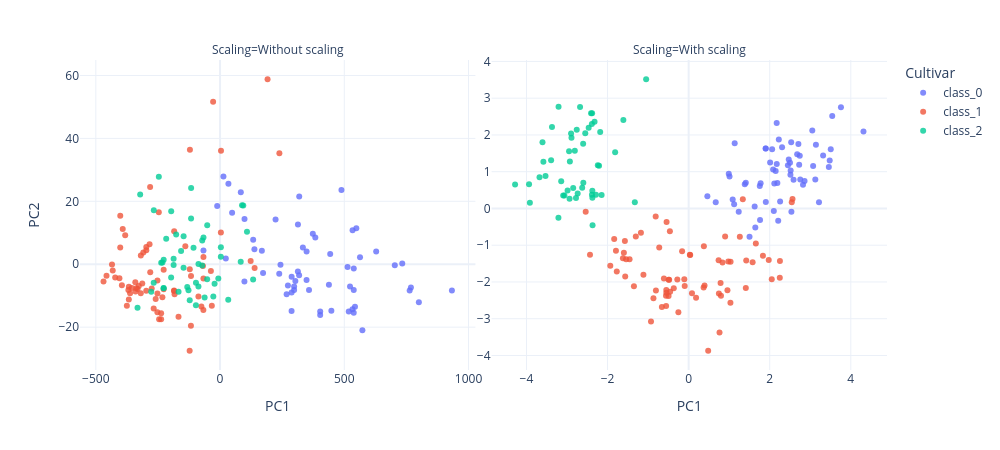

Notebook cell for this chart:
### Markdown cell above
### 표준화 전후 PCA 비교

PCA는 분산이 큰 방향을 찾으므로 특성의 척도에 영향을 받는다.
표준화 전후의 점 분포를 비교하며, 척도를 맞추는 것이 PCA 결과를 어떻게 바꾸는지 확인한다.

점 하나는 와인 한 표본이며, PC1·PC2는 원래 13개 특성을 조합해 만든 새로운 축이다.
색을 나타내는 `Cultivar`는 데이터에 원래 들어 있던 품종 정보이며, PCA는 측정값만으로 축을 구한다. 두 그림의 좌표 단위는 서로 다르다.

왼쪽은 표준화 전, 오른쪽은 표준화 후의 결과다. 왼쪽에서는 서로 다른 품종의 점들이 더 많이 겹치고, 오른쪽에서는 품종별 분포가 더 뚜렷하게 나타난다.
이 데이터에서는 표준화 전 변동의 크기가 큰 `proline`이 첫 번째 축에 강하게 반영되었다고 예측할 수 있다.. 표준화 후에는 각 특성의 분산이 같아져 여러 특성의 관계가 축에 반영된다.

### Code cell
raw_pca = PCA(n_components=2, svd_solver="full")
raw_coordinates = raw_pca.fit_transform(X)

comparison_plot = pd.DataFrame(
    np.vstack([raw_coordinates, X_pca]), columns=["PC1", "PC2"],
)
comparison_plot["Scaling"] = ["Without scaling"] * len(X) + ["With scaling"] * len(X)
# 품종 번호를 이름으로 바꾸고, 두 그래프에 같은 표본 순서로 넣는다.
comparison_plot["Cultivar"] = list(wine.target_names[wine.target.to_numpy()]) * 2
# px.scatter: x·y 열로 산점도를 만들고 color 열로 색을 구분한다.
# facet_col: 지정한 열의 값에 따라 그래프를 가로로 나눈다.
comparison_figure = px.scatter(
    comparison_plot, x="PC1", y="PC2", color="Cultivar", facet_col="Scaling",
    opacity=0.8, width=1000, height=450,
)
# matches=None: 표준화 전후의 좌표 단위가 다르므로 각 그래프의 축 범위를 독립적으로 정한다.
comparison_figure.update_xaxes(matches=None)
comparison_figure.update_yaxes(matches=None, showticklabels=True)
comparison_figure.show()

### Figure 1 — Plotly figure (JSON) as saved in the notebook; plotly's stock layout.template omitted (floating-point values rounded to 4 significant figures)
{"data": [{"hovertemplate": "Cultivar=class_0<br>Scaling=Without scaling<br>PC1=%{x}<br>PC2=%{y}<extra></extra>", "legendgroup": "class_0", "marker": {"color": "#636efa", "opacity": 0.8, "symbol": "circle"}, "mode": "markers", "name": "class_0", "orientation": "v", "showlegend": true, "type": "scatter", "x": [318.6, 303.1, 438.1, 733.2, -11.57, 703.2, 543.0, 548.4, 298.0, 298.0, 763.1, 532.9, 572.8, 402.9, 800.1, 563.2, 533.4, 383.3, 933.1, 98.4, 33.59, 23.15, 288.1, 268.0, 98.02, 83.5, 447.9, 537.9, 168.2, 288.0, 538.0, 768.1, 243.2, 488.6, 348.2, 173.1, 133.3, 358.0, 273.0, 13.64, 48.43, 287.9, 348.1, -66.81, 138.2, 333.3, 318.1, 238.1, 313.1, 513.2, 402.9, 517.9, 443.3, 628.3, 313.4, 373.3, 223.4, 523.1, 538.2], "xaxis": "x", "y": [21.49, -5.365, -6.537, 0.1927, 18.49, -0.3322, -13.52, 11.45, -8.18, -7.102, -8.334, -14.29, -21.01, -16.1, -12.12, 2.215, 10.8, 8.477, -8.354, 14.39, 25.57, 1.817, -3.963, -9.571, -5.496, 22.89, -14.8, -15.39, 4.255, -8.96, -8.213, -7.38, -0.1439, 23.57, 4.038, -2.793, 7.773, -8.158, -6.725, 27.85, 16.32, -14.89, -5.043, 4.385, 4.731, 5.319, -3.487, -3.052, -2.305, -0.8638, -15.05, -15.0, 3.261, 4.041, 12.61, 9.664, 14.22, -7.097, -1.357], "yaxis": "y"}, {"hovertemplate": "Cultivar=class_0<br>Scaling=With scaling<br>PC1=%{x}<br>PC2=%{y}<extra></extra>", "legendgroup": "class_0", "marker": {"color": "#636efa", "opacity": 0.8, "symbol": "circle"}, "mode": "markers", "name": "class_0", "orientation": "v", "showlegend": false, "type": "scatter", "x": [3.317, 2.209, 2.517, 3.757, 1.009, 3.05, 2.449, 2.059, 2.511, 2.754, 3.48, 1.755, 2.113, 3.458, 4.313, 2.305, 2.172, 1.899, 3.542, 2.085, 3.124, 1.087, 2.535, 1.645, 1.762, 0.9901, 1.775, 1.235, 2.188, 2.256, 2.5, 2.677, 1.629, 1.903, 1.41, 1.904, 1.385, 1.122, 1.502, 2.53, 2.588, 0.6685, 3.071, 0.4622, 2.101, 1.136, 2.727, 2.821, 2.01, 2.707, 3.215, 2.859, 3.506, 2.225, 2.147, 2.469, 2.742, 2.174, 3.139], "xaxis": "x2", "y": [1.443, -0.3334, 1.031, 2.756, 0.8698, 2.122, 1.175, 1.609, 0.9181, 0.7894, 1.302, 0.612, 0.6757, 1.131, 2.096, 1.663, 2.327, 1.631, 2.518, 1.061, 0.7869, 0.2417, -0.09184, -0.5163, -0.3171, 0.9407, 0.6862, -0.08981, 0.6896, 0.1915, 1.241, 1.472, 0.0527, 1.633, 0.6979, 0.1767, 0.6586, 0.1141, -0.7694, 1.803, 0.7796, 0.17, 1.156, 0.3307, -0.07101, 1.777, 1.191, 0.6463, 1.247, 1.752, 0.167, 0.7453, 1.613, 1.875, 1.017, 1.329, 1.437, 1.212, 1.732], "yaxis": "y2"}, {"hovertemplate": "Cultivar=class_1<br>Scaling=Without scaling<br>PC1=%{x}<br>PC2=%{y}<extra></extra>", "legendgroup": "class_1", "marker": {"color": "#EF553B", "opacity": 0.8, "symbol": "circle"}, "mode": "markers", "name": "class_1", "orientation": "v", "showlegend": true, "type": "scatter", "x": [-227.0, -66.85, -296.8, -117.0, -327.1, -391.8, -68.91, -245.2, -237.2, 3.296, -27.97, 123.1, -337.1, -275.1, 238.7, 139.1, -318.9, -355.1, -246.6, 3.772, -283.8, -469.1, -33.13, -117.3, -232.1, -227.0, -296.9, -252.0, -185.1, -67.18, -122.4, -267.2, -297.1, -252.2, -457.0, -401.9, 191.2, -121.3, -319.1, -87.08, -341.0, -36.93, -185.1, -308.9, -332.1, -75.15, -432.0, -237.2, -259.1, -435.0, -66.99, -184.7, -422.0, -139.8, -313.1, -362.1, -340.1, -252.1, -401.7, -375.2, -183.1, -121.9, -281.5, -381.8, -367.1, -367.2, -369.1, -395.1, -281.0, -405.1, -167.2], "xaxis": "x", "y": [-7.995, 2.32, 5.468, -3.726, -6.948, 11.17, -0.5586, -17.49, -17.53, 10.1, 51.63, 1.06, -7.624, -7.753, 35.25, -1.207, 2.811, -7.531, 16.56, 36.03, 6.362, -5.459, -13.19, -19.58, -10.53, -1.776, 4.453, -5.213, -8.319, -14.52, -27.5, -14.05, -8.415, -15.25, -3.697, 5.331, 58.79, 36.42, -9.193, -10.23, -5.751, -2.17, -8.521, 3.752, -7.884, -13.41, -2.033, -15.56, -11.08, -0.05953, -4.571, 10.52, -4.245, 5.736, -6.167, -9.259, -8.69, -9.276, 15.43, -13.19, -9.554, -1.589, 24.51, 9.189, -7.188, -11.2, -8.176, -6.68, -2.536, -4.451, -16.73], "yaxis": "y"}, {"hovertemplate": "Cultivar=class_1<br>Scaling=With scaling<br>PC1=%{x}<br>PC2=%{y}<extra></extra>", "legendgroup": "class_1", "marker": {"color": "#EF553B", "opacity": 0.8, "symbol": "circle"}, "mode": "markers", "name": "class_1", "orientation": "v", "showlegend": false, "type": "scatter", "x": [-0.9286, -1.542, -1.836, 0.03061, 2.05, -0.6097, 0.9002, 2.249, 0.1834, -0.8128, 1.976, -1.572, 1.658, -0.7254, 2.562, 1.833, -0.868, 0.37, -1.457, 1.263, 0.3762, 0.7621, 1.035, -0.4949, -2.539, 0.8353, 0.7879, -0.8068, -0.558, -1.115, -0.5557, -1.349, -1.564, -1.933, 0.7467, 0.9575, 2.544, -0.544, 1.031, 2.252, 1.41, 0.7977, -0.5495, -0.1612, -0.6598, 0.3924, -1.772, -0.3663, -1.621, 0.08254, 1.578, 1.421, -0.2787, -1.303, -0.4571, -0.4942, 0.4821, -0.2529, -0.1072, -2.433, -0.5511, 0.7396, 1.336, -1.177, -0.4623, 0.9785, -0.09681, 0.03849, -1.597, -0.4796, -1.793], "xaxis": "x2", "y": [-3.073, -1.381, -0.83, -1.263, -1.925, -1.908, -0.7639, -1.885, -2.427, -0.2205, -1.403, -0.885, -0.9567, -1.064, 0.2602, -1.288, -2.444, -2.154, -1.383, -0.7708, -1.027, -3.375, -1.451, -2.381, -0.08744, -1.474, -2.027, -2.234, -2.373, -1.802, -2.658, -2.118, -1.852, -1.559, -2.313, -2.224, 0.1693, -0.3689, -2.566, -1.433, -2.166, -2.377, -2.293, -1.164, -2.68, -2.099, -1.717, -2.169, -1.356, -2.306, -1.462, -1.418, -1.931, -0.7632, -2.269, -1.939, -3.872, -2.821, -1.929, -1.257, -2.222, -1.409, 0.2533, -0.664, -0.6183, -1.446, -2.11, -1.267, -1.208, -1.939, -1.15], "yaxis": "y2"}, {"hovertemplate": "Cultivar=class_2<br>Scaling=Without scaling<br>PC1=%{x}<br>PC2=%{y}<extra></extra>", "legendgroup": "class_2", "marker": {"color": "#00cc96", "opacity": 0.8, "symbol": "circle"}, "mode": "markers", "name": "class_2", "orientation": "v", "showlegend": true, "type": "scatter", "x": [-116.5, -216.8, -186.9, -146.8, -97.13, -51.98, -27.1, -232.0, -167.1, -156.9, -146.9, 32.9, -226.9, -197.0, 108.3, 83.12, -332.2, -122.1, -97.02, -196.6, -246.4, -266.6, -321.6, -71.9, -106.8, -22.02, -267.0, 133.0, -86.91, -127.1, -227.1, -66.76, -176.8, -71.77, -132.0, -227.1, -51.69, -62.09, 3.183, -116.7, -236.9, -277.1, -87.03, -6.98, 3.132, 88.46, 93.46, -186.9], "xaxis": "x", "y": [24.27, 8.13, 1.71, 8.92, -13.06, -4.812, -10.23, 0.5349, -8.757, 4.163, -1.097, -11.31, 1.388, -4.228, 10.35, 0.8069, -13.81, -11.47, -5.906, 16.87, 27.81, 17.15, 22.16, -0.3997, 5.206, -6.229, -5.923, -4.868, 0.07964, -8.291, -7.619, 8.47, 9.473, 7.511, -7.255, -7.593, 12.36, -10.55, 5.391, 14.53, 0.463, -8.74, -7.105, -4.541, 2.335, 18.78, 18.67, -0.2133], "yaxis": "y"}, {"hovertemplate": "Cultivar=class_2<br>Scaling=With scaling<br>PC1=%{x}<br>PC2=%{y}<extra></extra>", "legendgroup": "class_2", "marker": {"color": "#00cc96", "opacity": 0.8, "symbol": "circle"}, "mode": "markers", "name": "class_2", "orientation": "v", "showlegend": false, "type": "scatter", "x": [-1.327, -2.385, -2.937, -2.147, -2.37, -3.064, -3.916, -3.936, -3.094, -2.374, -2.779, -2.287, -2.986, -2.375, -2.21, -2.626, -4.281, -3.583, -2.807, -2.9, -2.321, -2.55, -1.813, -2.76, -2.737, -3.605, -2.89, -3.392, -1.048, -1.61, -3.143, -2.24, -2.848, -2.597, -2.949, -3.53, -2.406, -2.929, -2.181, -2.381, -3.212, -3.678, -2.466, -3.371, -2.602, -2.678, -2.387, -3.209], "xaxis": "x2", "y": [0.1704, 0.3746, 0.2639, 0.3683, -0.4596, 0.3534, 0.1546, 0.6597, 0.3488, 0.292, 0.2868, 0.3725, 0.4892, 0.4823, 1.16, 0.5632, 0.6497, 1.273, 1.571, 2.041, 2.356, 2.045, 1.528, 2.139, 0.4099, 1.802, 1.925, 1.312, 3.515, 2.407, 0.7382, 1.175, 0.556, 0.698, 1.555, 0.8825, 2.592, 1.274, 2.078, 2.589, -0.2512, 0.8477, 2.194, 2.216, 1.757, 2.761, 2.297, 2.769], "yaxis": "y2"}], "layout": {"annotations": [{"font": {}, "showarrow": false, "text": "Scaling=Without scaling", "x": 0.245, "xanchor": "center", "xref": "paper", "y": 1, "yanchor": "bottom", "yref": "paper"}, {"font": {}, "showarrow": false, "text": "Scaling=With scaling", "x": 0.755, "xanchor": "center", "xref": "paper", "y": 1, "yanchor": "bottom", "yref": "paper"}], "height": 450, "legend": {"title": {"text": "Cultivar"}, "tracegroupgap": 0}, "margin": {"t": 60}, "width": 1000, "xaxis": {"anchor": "y", "domain": [0, 0.49], "title": {"text": "PC1"}}, "xaxis2": {"anchor": "y2", "domain": [0.51, 1], "title": {"text": "PC1"}}, "yaxis": {"anchor": "x", "domain": [0, 1], "showticklabels": true, "title": {"text": "PC2"}}, "yaxis2": {"anchor": "x2", "domain": [0, 1], "showticklabels": true}}}
